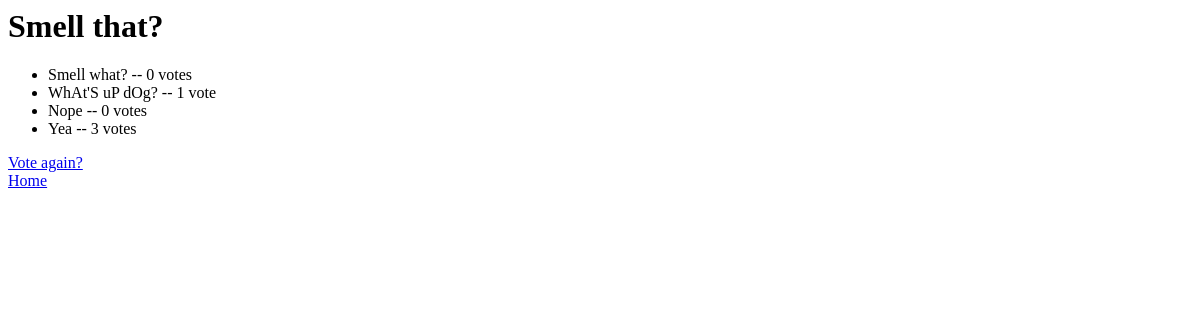
The app's page /polls/4/results, older data.
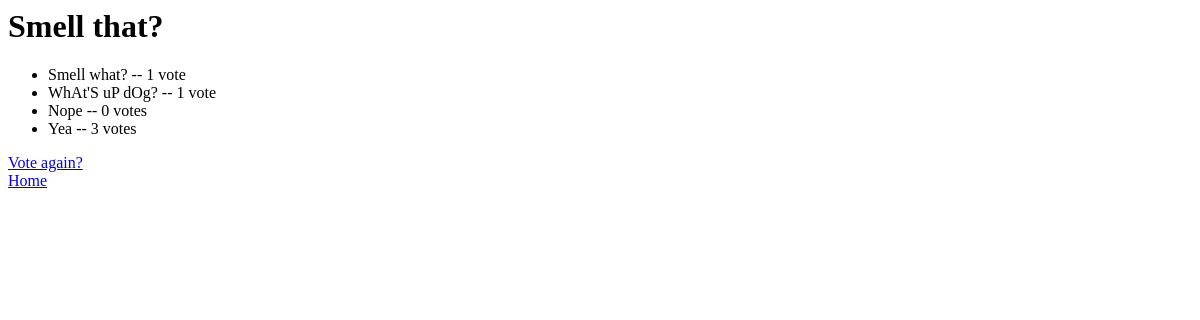
The same page, newer data.
### polls/models.py (models this page shows, shortened)
class Question(models.Model):
	question_text = models.CharField(max_length=200)
	pub_date = models.DateTimeField('date published')

class Choice(models.Model):
	question = models.ForeignKey(Question, on_delete=models.CASCADE)
	choice_text = models.CharField(max_length=200)
	votes = models.IntegerField(default=0)

### polls/views.py (the view)
# urls.py: path('<int:pk>/results', views.ResultsView.as_view(), name="results"),
class ResultsView(generic.DetailView):
	model = Question
	template_name = 'polls/results.html'

### polls/templates/polls/results.html (shortened to what this page needs)
<h1>{{ question.question_text }}</h1>
<ul>
	{% for choice in question.choice_set.all %}
		<li>{{ choice.choice_text }} -- {{ choice.votes }} vote{{ choice.votes|pluralize }}</li>
	{% endfor %}
</ul>
<a href="{% url 'polls:detail' question.id %}">Vote again?</a>
<a href="{% url 'polls:index' %}">Home</a>

Row changes from the older to the newer data that the page shows:
changed Choice "Smell what?": votes "0" → "1"
